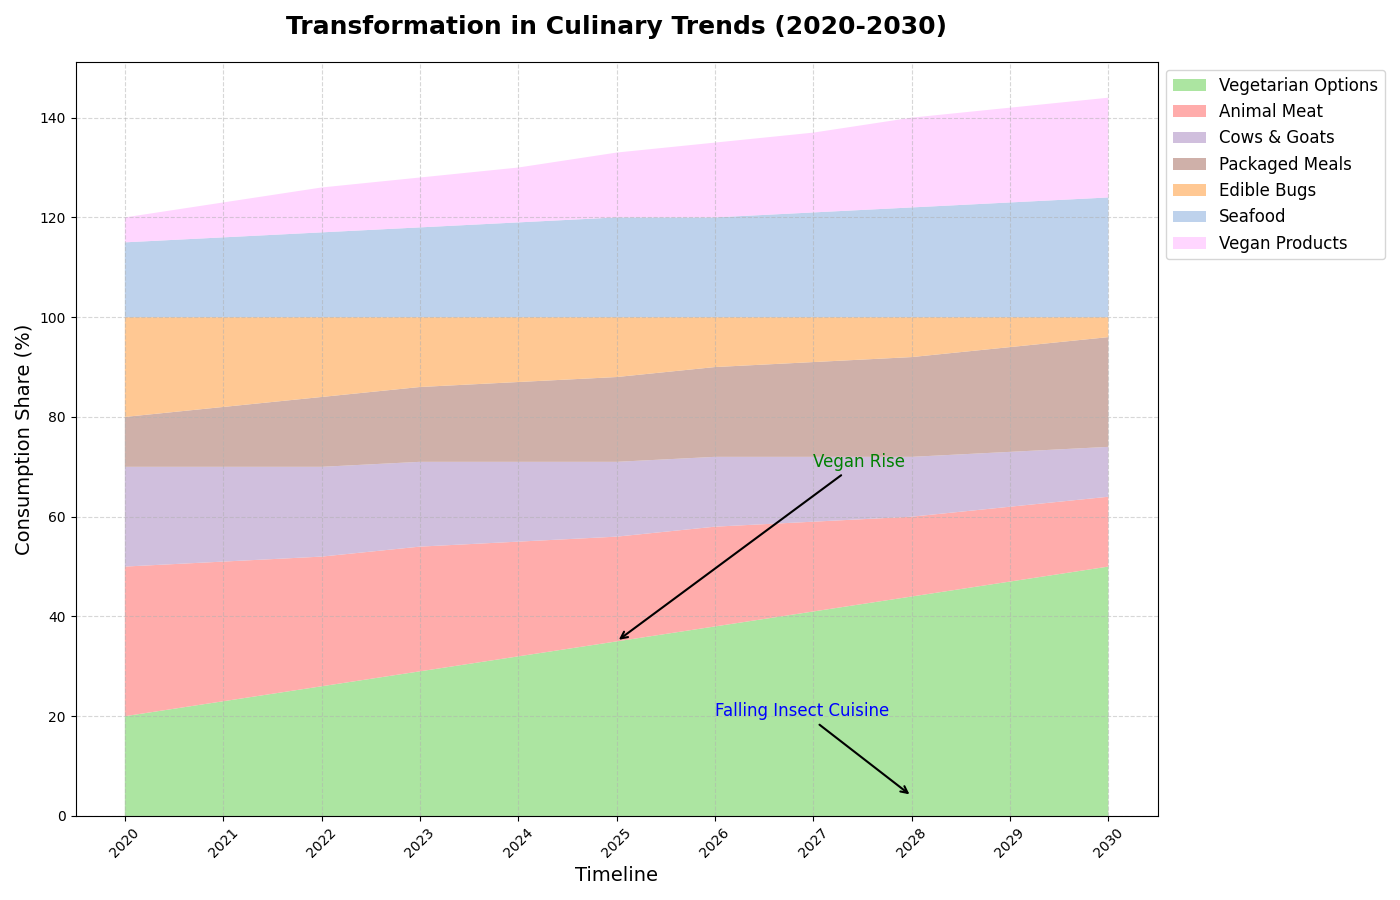

The Python source for this figure:
import matplotlib.pyplot as plt
import numpy as np

years = np.arange(2020, 2031)
plant_based = np.array([20, 23, 26, 29, 32, 35, 38, 41, 44, 47, 50])
meat = np.array([30, 28, 26, 25, 23, 21, 20, 18, 16, 15, 14])
dairy = np.array([20, 19, 18, 17, 16, 15, 14, 13, 12, 11, 10])
processed_food = np.array([10, 12, 14, 15, 16, 17, 18, 19, 20, 21, 22])
insects = np.array([20, 18, 16, 14, 13, 12, 10, 9, 8, 6, 4])

# Additional data series
seafood = np.array([15, 16, 17, 18, 19, 20, 20, 21, 22, 23, 24])
vegan_products = np.array([5, 7, 9, 10, 11, 13, 15, 16, 18, 19, 20])

fig, ax = plt.subplots(figsize=(14, 9))

ax.stackplot(years, plant_based, meat, dairy, processed_food, insects, seafood, vegan_products,
             labels=['Vegetarian Options', 'Animal Meat', 'Cows & Goats', 'Packaged Meals',
                     'Edible Bugs', 'Seafood', 'Vegan Products'],
             colors=['#98DF8A', '#FF9896', '#C5B0D5', '#C49C94', '#FFBB78', '#AEC7E8', '#FFCCFF'], alpha=0.8)

ax.set_title("Transformation in Culinary Trends (2020-2030)", fontsize=18, fontweight='bold', pad=20)
ax.set_xlabel('Timeline', fontsize=14)
ax.set_ylabel('Consumption Share (%)', fontsize=14)
ax.legend(loc='upper left', fontsize=12, bbox_to_anchor=(1, 1))
ax.grid(True, linestyle='--', alpha=0.5)
ax.set_xticks(np.arange(2020, 2031))
ax.tick_params(axis='x', rotation=45)
ax.annotate('Vegan Rise', xy=(2025, 35), xytext=(2027, 70),
            arrowprops=dict(facecolor='black', arrowstyle='->', lw=1.5), fontsize=12, color='green')
ax.annotate('Falling Insect Cuisine', xy=(2028, 4), xytext=(2026, 20),
            arrowprops=dict(facecolor='black', arrowstyle='->', lw=1.5), fontsize=12, color='blue')

plt.tight_layout()
plt.show()
